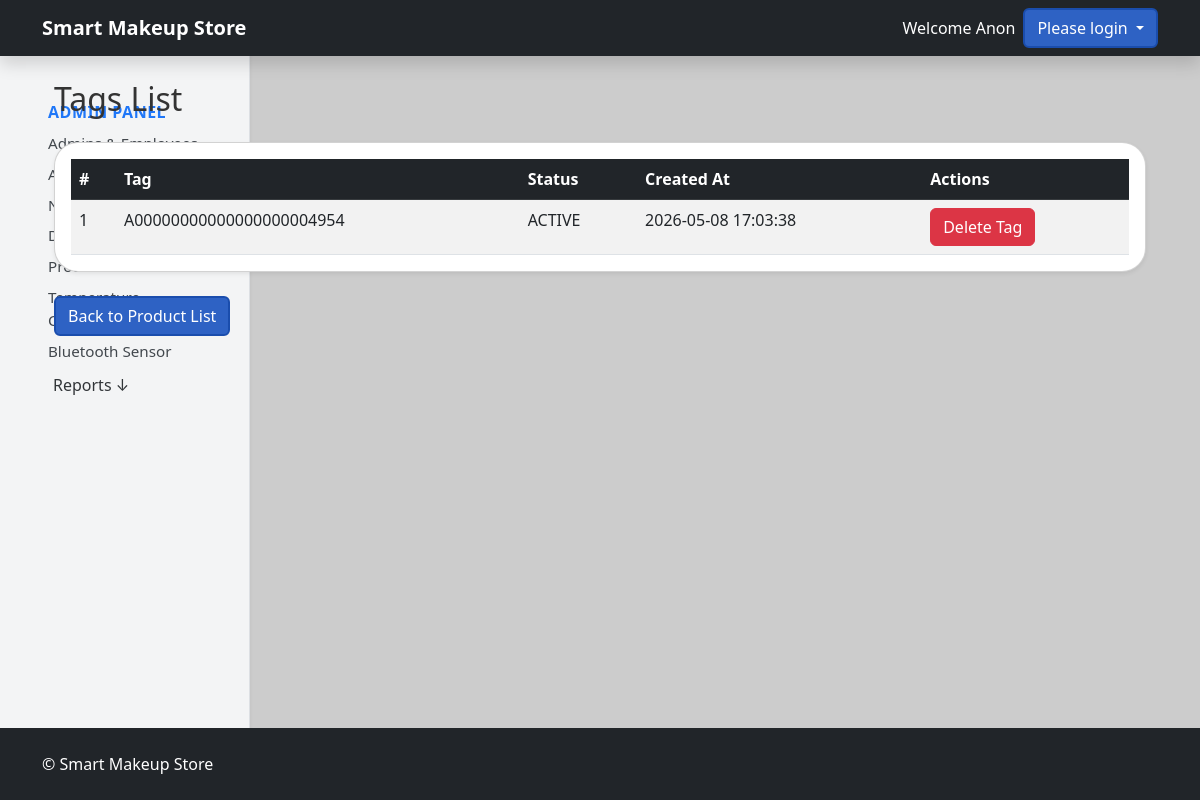
The page /admin-dashboard/products/1/Tags on the database as committed earlier.
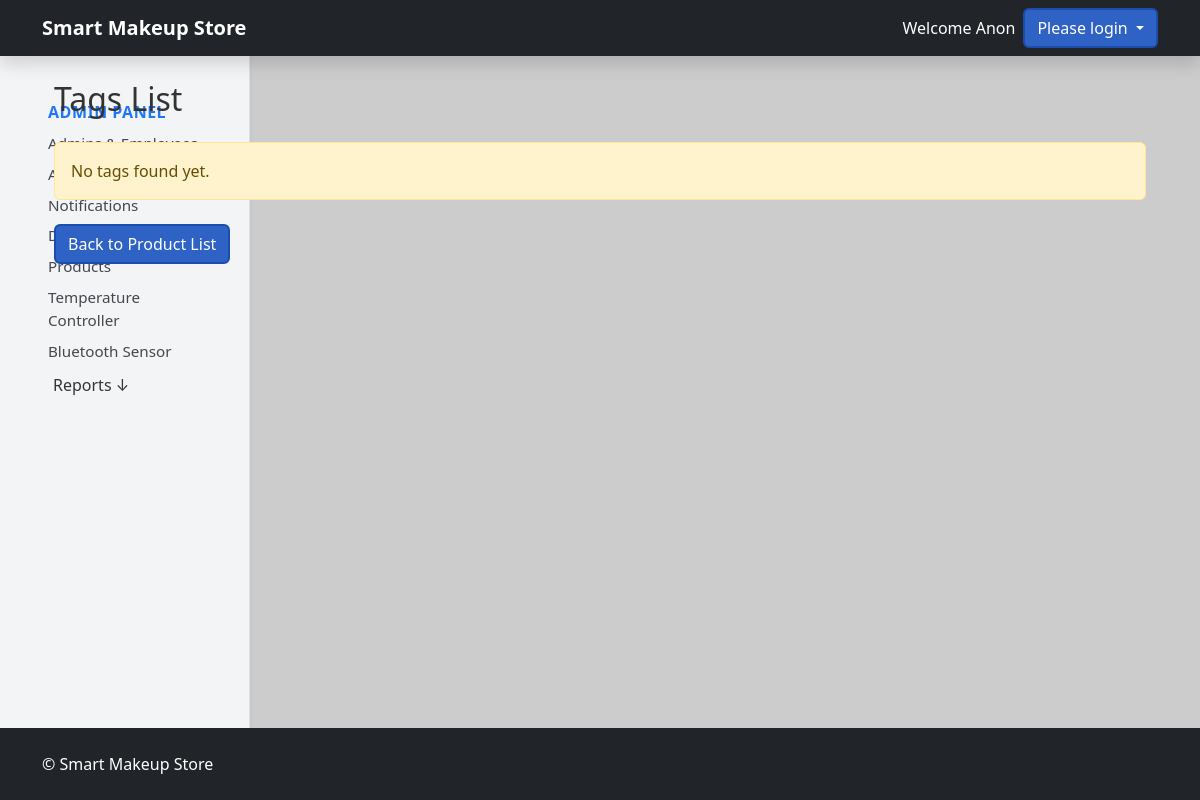
The same page on the database as committed later.
### tables this page shows
CREATE TABLE product_rfid (
            rfid_id INTEGER PRIMARY KEY AUTOINCREMENT,
            product_id INTEGER NOT NULL,
            rfid_tag TEXT UNIQUE NOT NULL,
            rfid_status TEXT DEFAULT 'ACTIVE',
            rfid_created_at TIMESTAMP DEFAULT CURRENT_TIMESTAMP,
            FOREIGN KEY(product_id) REFERENCES products(product_id)
        );

### routes/store.py (the view)
@app.route('/admin-dashboard/products/<int:product_id>/Tags')
def tagsList(product_id):
    storeDb = db.getDB()
    tags = storeDb.execute(
        '''SELECT * from product_rfid where product_id = ?;
'''
    ,(product_id,)).fetchall()
    return render_template('TagsList.html', tags=tags,product_id=product_id)

### models/database.py (called while the page is built)
def getDB():
    conn = sqlite3.connect('store.db', check_same_thread=False)
    conn.row_factory = sqlite3.Row
    return conn

### templates/TagsList.html (shortened to what this page needs)
{% extends "base.html" %} {% block content %}
<div class="container my-4">
  <h2 class="mb-4">Tags List</h2>
  {% include "adminSidebar.html" with context %} {% if tags|length == 0 %}
  <div class="alert alert-warning">No tags found yet.</div>
  {% else %}
  <div class="card shadow-sm">
    <div class="card-body p-3">
      <table class="table table-striped table-hover mb-0">
        <thead class="table-dark">
          <tr>
            <th>#</th>
            <th>Tag</th>
            <th>Status</th>
            <th>Created At</th>
            <th>Actions</th>
          </tr>
        </thead>
        <tbody>
          {% for tag in tags %}
          <tr>
            <td>{{ loop.index }}</td>
            <td>{{ tag.rfid_tag }}</td>
            <td>{{ tag.rfid_status }}</td>
            <td>{{ tag.rfid_created_at }}</td>
            <td>
              <a
                href="{{ url_for('store.removeRFID', rfid_id=tag.rfid_id) }}"
                class="btn btn-danger"
                >Delete Tag</a>
            </td>
          </tr>
          {% endfor %}
        </tbody>
      </table>
    </div>
  </div>
  {% endif %}
  <div class="mt-4">
    <a
      href="{{ url_for('store.productList') }}"
      class="btn btn-primary"
      >Back to Product List</a
    >
  </div>
</div>
{% endblock %}

Rows that differ between the two databases and show on the page:
removed product_rfid: rfid_tag "A00000000000000000004954", rfid_status "ACTIVE", rfid_created_at "2026-05-08 17:03:38"
Other text that changed with them:
text no longer shown: "# Tag Status Created At Actions"
text now shown: "No tags found yet."
